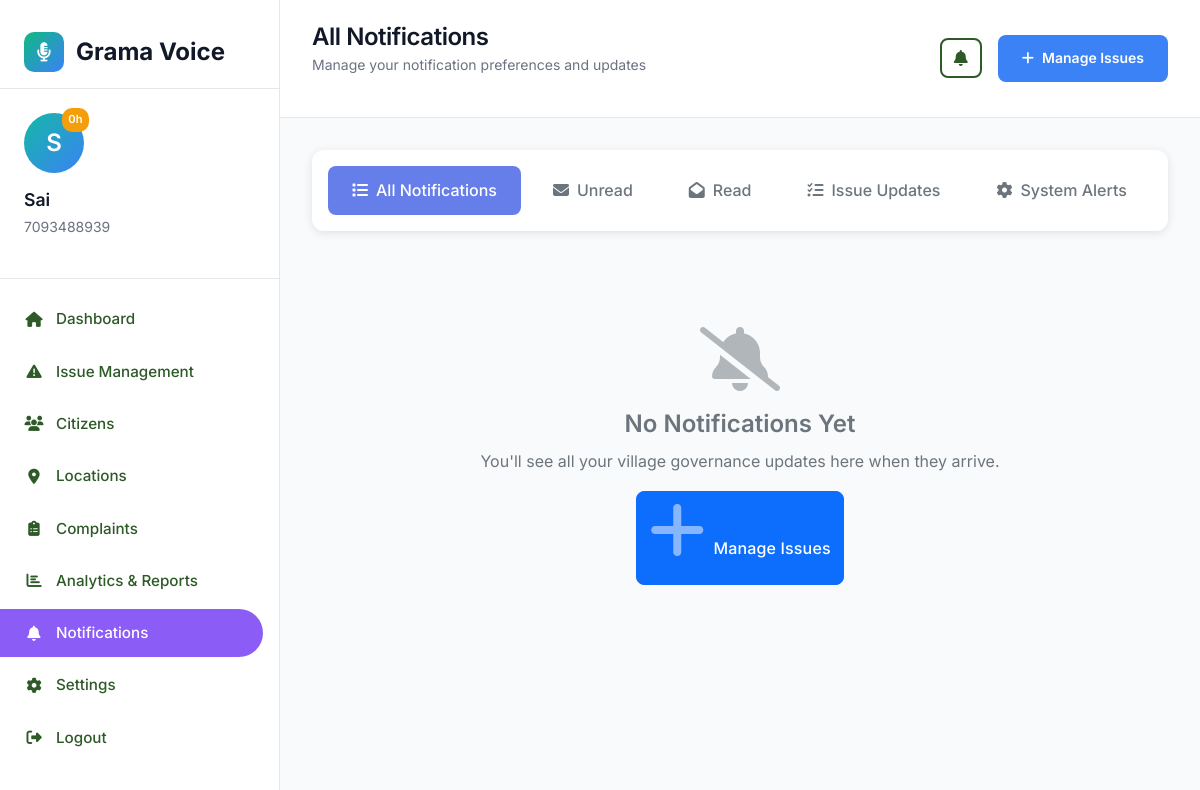
The page /admin/view_all_notifications.php (signed in) on the database its author committed.
### tables this page shows
CREATE TABLE IF NOT EXISTS panchayat_admins (
    id INT PRIMARY KEY AUTO_INCREMENT,
    name VARCHAR(255) NOT NULL,
    phone VARCHAR(15) UNIQUE NOT NULL,
    password VARCHAR(255) NOT NULL,
    village_name VARCHAR(255) NOT NULL,
    email VARCHAR(255) DEFAULT NULL,
    profile_image VARCHAR(500) DEFAULT NULL,
    status ENUM('active', 'inactive') DEFAULT 'active',
    created_at TIMESTAMP DEFAULT CURRENT_TIMESTAMP,
    updated_at TIMESTAMP DEFAULT CURRENT_TIMESTAMP ON UPDATE CURRENT_TIMESTAMP
);

### config/db.php (called while the page is built, shortened)
<?php
class Database {
    private $connection;
    private static $instance = null;
    private function __construct() {
        try {
            $this->connection = new mysqli(DB_HOST, DB_USERNAME, DB_PASSWORD, DB_NAME);
            $this->connection->set_charset("utf8");
        } catch (Exception $e) {
            $this->logError("Database connection error: " . $e->getMessage());
            die("Database connection error: " . $e->getMessage());
        }
    }
    public static function getInstance() {
        if (self::$instance === null) {
            self::$instance = new self();
        }
        return self::$instance;
    }
    public function query($sql) {
        try {
            $result = $this->connection->query($sql);
            return $result;
        } catch (Exception $e) {
            $this->logError("Query exception: " . $e->getMessage() . " | SQL: " . $sql);
            return false;
        }
    }
    public function prepare($sql) {
        try {
            $stmt = $this->connection->prepare($sql);
            return $stmt;
        } catch (Exception $e) {
            $this->logError("Prepare exception: " . $e->getMessage() . " | SQL: " . $sql);
            return false;
        }
    }
}
function getDB() {
    return Database::getInstance();
}
?>

### includes/notifications.php (called while the page is built, shortened)
<?php
require_once __DIR__ . '/../config/db.php';
class NotificationSystem {
    private $db;
    public function __construct() {
        $this->db = getDB();
    }
    public function getAdminNotifications($admin_id, $limit = 20, $unread_only = false) {
        try {
            $checkTable = $this->db->query("SHOW TABLES LIKE 'notifications'");
            $sql = "SELECT * FROM notifications WHERE admin_id = ?";
            $sql .= " ORDER BY created_at DESC LIMIT ?";
            $stmt = $this->db->prepare($sql);
            $stmt->bind_param("ii", $admin_id, $limit);
            $stmt->execute();
            $result = $stmt->get_result();
            return $result->fetch_all(MYSQLI_ASSOC);
        } catch (Exception $e) {
            logError("Failed to get admin notifications: " . $e->getMessage());
            return [];
        }
    }
}
function getAdminNotifications($admin_id, $limit = 20, $unread_only = false) {
    $notificationSystem = new NotificationSystem();
    return $notificationSystem->getAdminNotifications($admin_id, $limit, $unread_only);
}
?>

### admin/view_all_notifications.php (the view, shortened to what this page needs)
<?php
require_once '../config/db.php';
require_once '../includes/notifications.php';
$db = getDB();
$admin_id = $_SESSION['admin_id'];
$stmt = $db->prepare("SELECT * FROM panchayat_admins WHERE id = ?");
$stmt->bind_param("i", $admin_id);
$stmt->execute();
$result = $stmt->get_result();
$admin = $result->fetch_assoc();
$notifications = getAdminNotifications($admin_id, 100, false);
$total_count = count($notifications);
?>
<!DOCTYPE html>
<html lang="en">
<head>
    <link href="https://cdn.jsdelivr.net/npm/bootstrap@5.3.2/dist/css/bootstrap.min.css" rel="stylesheet">
    <link rel="stylesheet" href="../styles.css">
    <link rel="stylesheet" href="https://cdnjs.cloudflare.com/ajax/libs/font-awesome/6.4.0/css/all.min.css">
</head>
<body>
    <div class="dashboard-container">
        <aside class="sidebar" id="sidebar">
            <div class="sidebar-header">
                <a href="../index.php" class="logo">
                    <div class="logo-icon">
                        <i class="fas fa-microphone-alt"></i>
                    </div>
                    Grama Voice
                </a>
            </div>
            <div class="user-profile">
                <div class="user-avatar">
                    <?php echo strtoupper(substr($admin['name'], 0, 1)); ?>
                    <div class="time-badge"><?php echo $total_count; ?>h</div>
                </div>
                <div class="user-info">
                    <h3><?php echo htmlspecialchars($admin['name']); ?></h3>
                    <p><?php echo htmlspecialchars($admin['phone'] ?? $admin['email'] ?? 'Admin'); ?></p>
                </div>
            </div>
            <nav class="nav-menu">
                <div class="nav-item">
                    <a href="dashboard.php" class="nav-link">
                        <i class="fas fa-home"></i>
                        Dashboard
                    </a>
                </div>
                <div class="nav-item">
                    <a href="issue_management.php" class="nav-link">
                        <i class="fas fa-exclamation-triangle"></i>
                        Issue Management
                    </a>
                </div>
                <div class="nav-item">
                    <a href="citizens.php" class="nav-link">
                        <i class="fas fa-users"></i>
                        Citizens
                    </a>
                </div>
                <div class="nav-item">
                    <a href="locations.php" class="nav-link">
                        <i class="fas fa-map-marker-alt"></i>
                        Locations
                    </a>
                </div>
                <div class="nav-item">
                    <a href="complaints.php" class="nav-link">
                        <i class="fas fa-clipboard-list"></i>
                        Complaints
                    </a>
                </div>
                <div class="nav-item">
                    <a href="analytics.php" class="nav-link">
                        <i class="fas fa-chart-bar"></i>
                        Analytics & Reports
                    </a>
                </div>
                <div class="nav-item">
                    <a href="view_all_notifications.php" class="nav-link active">
                        <i class="fas fa-bell"></i>
                        Notifications
                    </a>
                </div>
                <div class="nav-item">
                    <a href="profile.php" class="nav-link">
                        <i class="fas fa-cog"></i>
                        Settings
                    </a>
                </div>
                <div class="nav-item">
                    <a href="../auth/logout.php" class="nav-link">
                        <i class="fas fa-sign-out-alt"></i>
                        Logout
                    </a>
                </div>
            </nav>
        </aside>
        <main class="main-content">
            <header class="header">
                <div class="header-left">
                    <div class="greeting">
                        <h1>All Notifications</h1>
                        <p>Manage your notification preferences and updates</p>
                    </div>
                </div>
                <div class="header-right">
                    <?php include '../includes/notification_component.php'; ?>
                    <a href="issue_management.php" class="btn-add-issue">
                        <i class="fas fa-plus"></i>
                        Manage Issues
                    </a>
                </div>
            </header>
            <div class="content-area">
        <div class="filter-tabs">
            <div class="d-flex flex-wrap gap-2">
                <button class="filter-tab active" data-filter="all">
                    <i class="fas fa-list me-2"></i>All Notifications
                </button>
                <button class="filter-tab" data-filter="unread">
                    <i class="fas fa-envelope me-2"></i>Unread
                </button>
                <button class="filter-tab" data-filter="read">
                    <i class="fas fa-envelope-open me-2"></i>Read
                </button>
                <button class="filter-tab" data-filter="issue">
                    <i class="fas fa-tasks me-2"></i>Issue Updates
                </button>
                <button class="filter-tab" data-filter="system">
                    <i class="fas fa-cog me-2"></i>System Alerts
                </button>
            </div>
        </div>
        <div id="notificationsList">
            <?php if (empty($notifications)): ?>
                <div class="empty-state">
                    <i class="fas fa-bell-slash"></i>
                    <h4>No Notifications Yet</h4>
                    <p>You'll see all your village governance updates here when they arrive.</p>
                    <a href="issue_management.php" class="btn btn-primary">
                        <i class="fas fa-plus me-2"></i>Manage Issues
                    </a>
                </div>
            <?php endif; ?>
        </div>
            </div>
            </div>
</body>
</html>

### styles.css (style rules this page uses)
:root { --primary-green: #2d5a27; --secondary-green: #4a7c59; --accent-brown: #8b4513; --warm-yellow: #f4d03f; --bright-orange: #ff8c00; --light-green: #90ee90; --dark-brown: #654321; --cream: #f5f5dc; --white: #ffffff; --gray: #666; --light-gray: #f8f9fa; --gradient-primary: linear-gradient(135deg, var(--primary-green), var(--secondary-green)); --gradient-warm: linear-gradient(135deg, var(--warm-yellow), var(--bright-orange)); --gradient-highlight: linear-gradient(135deg, #ffc107, #ff8c00); --shadow-soft: 0 10px 30px rgba(0, 0, 0, 0.1); --shadow-medium: 0 15px 40px rgba(0, 0, 0, 0.15); --shadow-strong: 0 20px 50px rgba(0, 0, 0, 0.2); }
:root { --bs-primary: var(--primary-green); --bs-secondary: var(--secondary-green); --bs-warning: var(--warm-yellow); --bs-success: var(--light-green); --bs-dark: var(--dark-brown); }
body { font-family: 'Inter', -apple-system, BlinkMacSystemFont, 'Segoe UI', Roboto, sans-serif; line-height: 1.6; color: #333; overflow-x: hidden; font-weight: 400; font-size: 16px; -webkit-font-smoothing: antialiased; -moz-osx-font-smoothing: grayscale; }
.nav-link { font-family: 'Inter', sans-serif; font-weight: 500 !important; color: var(--primary-green) !important; transition: color 0.3s ease; position: relative; font-size: 0.95rem; }
.nav-link::after { content: ''; position: absolute; width: 0; height: 2px; bottom: -5px; left: 50%; background: var(--warm-yellow); transition: all 0.3s ease; transform: translateX(-50%); }
.btn { font-family: 'Inter', sans-serif; font-weight: 500; letter-spacing: 0.01em; border-radius: 8px; transition: all 0.3s cubic-bezier(0.4, 0, 0.2, 1); }
h1, .h1 { font-family: 'Inter', sans-serif; font-weight: 800; line-height: 1.1; letter-spacing: -0.02em; }
h3, .h3 { font-family: 'Inter', sans-serif; font-weight: 600; line-height: 1.3; }
h4, .h4 { font-family: 'Inter', sans-serif; font-weight: 600; line-height: 1.4; }
p, .lead { font-family: 'Inter', sans-serif; font-weight: 400; line-height: 1.6; }
html { scroll-behavior: smooth; }

### rows shown on the page
panchayat_admins: name "S", name "Sai", phone "7093488939"

### other values the page prints
$total_count "0"
